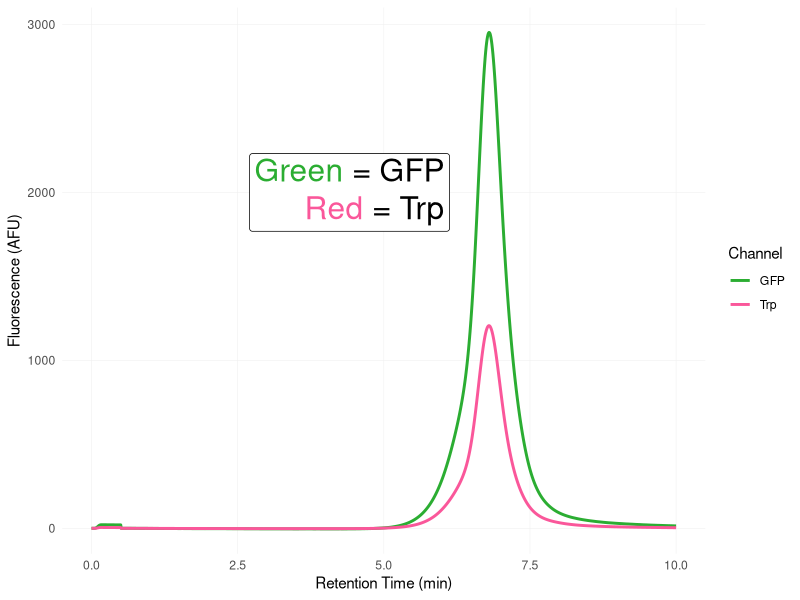

Reproduce this figure in R.
library(tidyverse)
library(ggtext)

color_label <- "<span style='color: #2BAD32;'>Green</span> = GFP<br><span style='color: #FA579A;'>Red</span> = Trp"

read_csv("exp029_long-chrom.csv") |>
  mutate(
    Channel = if_else(grepl("280", Channel), "Trp", "GFP")
  ) |>
  filter(
    Sample == "Sizing 8"
  ) |>
  ggplot(aes(Time, Signal, color = Channel)) +
  geom_line(linewidth = 1) +
  theme_minimal() +
  theme(panel.grid.major = element_line(color = "#F0F0F0", linewidth = 0.2), panel.grid.minor = element_blank()) +
  scale_color_manual(
    values = c("#2BAD32", "#FA579A")
  ) +
  labs(
    x = "Retention Time (min)",
    y = "Fluorescence (AFU)"
  ) +
  annotate(
    "richtext",
    x = 6.125,
    y = 2000,
    label = color_label,
    hjust = 1,
    size = 8
  )
